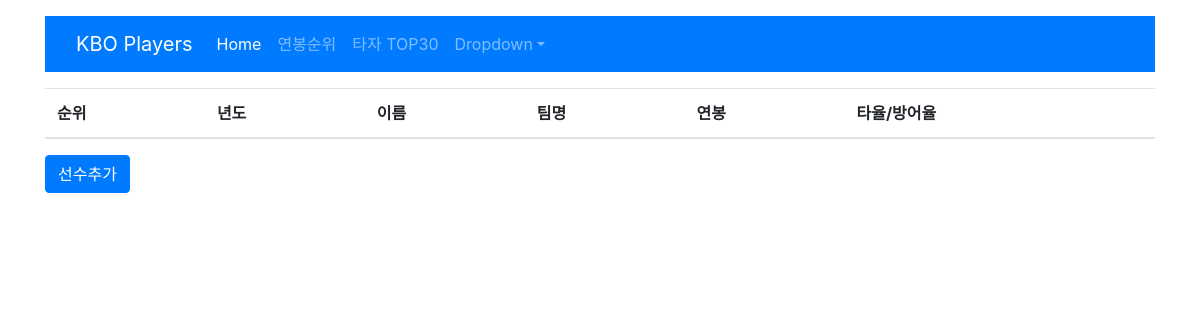
Before: /kboplayer/kbo_money_list with the older database file.
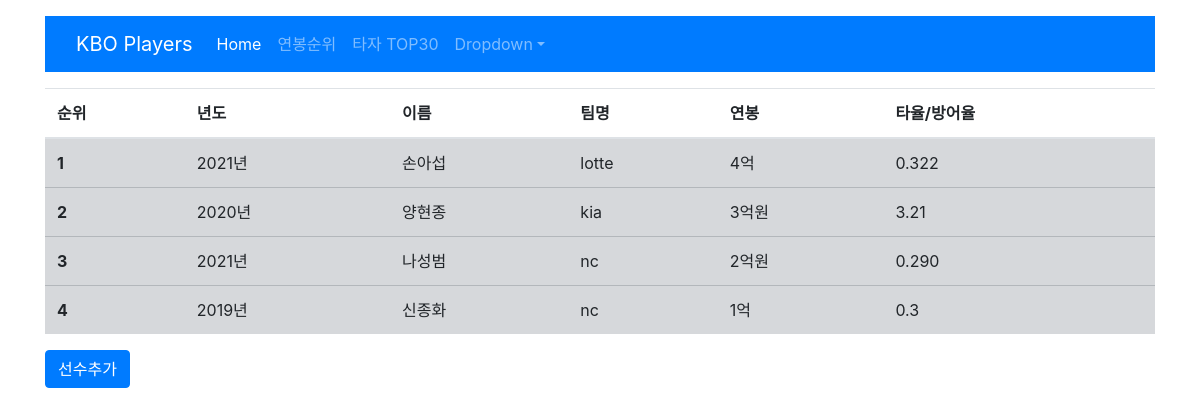
After: the same page with the newer database file.
### kbo_player/models.py (models this page shows, shortened)
class Kboplayer(models.Model):
    name = models.CharField(max_length=100) #선수이름
    team = models.CharField(max_length=10,choices=team_choices,default=None) #소속팀명
    position = models.CharField(max_length=5,choices=position_choices,default=None) #포지션
    year_money = models.CharField(max_length=1000,null=True)
    year = models.CharField(max_length=100,null=True)
    created_date = models.DateTimeField(default=timezone.now)
    update_date = models.DateTimeField(blank=True,null=True)
    attack_or_attacked = models.CharField(max_length=100,null=True)

### kbo_player/views.py (the view)
# urls.py: path('player/kbo_money_list',views.kbo_money_list,name = 'kbo_money_list'),
def kbo_money_list(request):
    kbo_player = Kboplayer.objects.all().order_by('-year_money')
    return render(request,'kbo_player/kbo_year_money_list.html',{'players_money':kbo_player})

### kbo_player/templates/kbo_player/kbo_year_money_list.html
{% extends 'kbo_player/base.html' %}
    {% block content %}
    <table class="table table-hover">
  <thead>
    <tr>
      <th scope="col">순위</th>
        <th scope="col">년도</th>
      <th scope="col">이름</th>
      <th scope="col">팀명</th>
      <th scope="col">연봉</th>
      <th scope="col">타율/방어율</th>
    </tr>
  </thead>
  <tbody>
  {% for player in players_money %}
    <tr class="table-secondary">
      <th scope="row">{{forloop.counter}}</th>
      <td>{{player.year}}</td>
      <td>{{player.name}}</td>
      <td>{{player.team}}</td>
      <td>{{player.year_money}}</td>
      <td>{{player.attack_or_attacked}}</td>
    </tr>
{% endfor %}
  </tbody>
</table>
</table>
    {% endblock %}}

### kbo_player/templates/kbo_player/base.html (shortened to what this page needs)
<!DOCTYPE html>
{% load static %}
<link rel="stylesheet" type="text/css" href="{% static 'css/bootstrap.min.css'%}">
<html lang="ko">
<div class="container my-3">
    <table class="table">
        <thead>
        <nav class="navbar navbar-expand-lg navbar-dark bg-primary">
  <div class="container-fluid">
    <a class="navbar-brand" href="#">KBO Players</a>
    <div class="collapse navbar-collapse" id="navbarColor01">
      <ul class="navbar-nav me-auto">
        <li class="nav-item">
          <a class="nav-link active" href="{% url 'kbo_player_list'%}">Home
          </a>
        </li>
        <li class="nav-item">
          <a class="nav-link" href="{% url 'kbo_money_list' %}">연봉순위</a>
        </li>
        <li class="nav-item">
          <a class="nav-link" href="{% url 'kbo_batter_list' %}">타자 TOP30</a>
        </li>
        <li class="nav-item dropdown">
          <a class="nav-link dropdown-toggle" data-bs-toggle="dropdown" href="#" role="button" aria-haspopup="true" aria-expanded="true">Dropdown</a>
        </li>
      </ul>
    </div>
  </div>
</nav>
    {% block content %}
    {% endblock %}
    <button type="button" class="btn btn-primary" onclick="moveNewPlayer()">선수추가</button>
</div>
</html>

Changed rows visible on the page:
added Kboplayer: year "2021년", name "손아섭", team "lotte", year_money "4억", attack_or_attacked "0.322"
added Kboplayer: year "2020년", name "양현종", team "kia", year_money "3억원", attack_or_attacked "3.21"
added Kboplayer: year "2021년", name "나성범", team "nc", year_money "2억원", attack_or_attacked "0.290"
added Kboplayer: year "2019년", name "신종화", team "nc", year_money "1억", attack_or_attacked "0.3"
